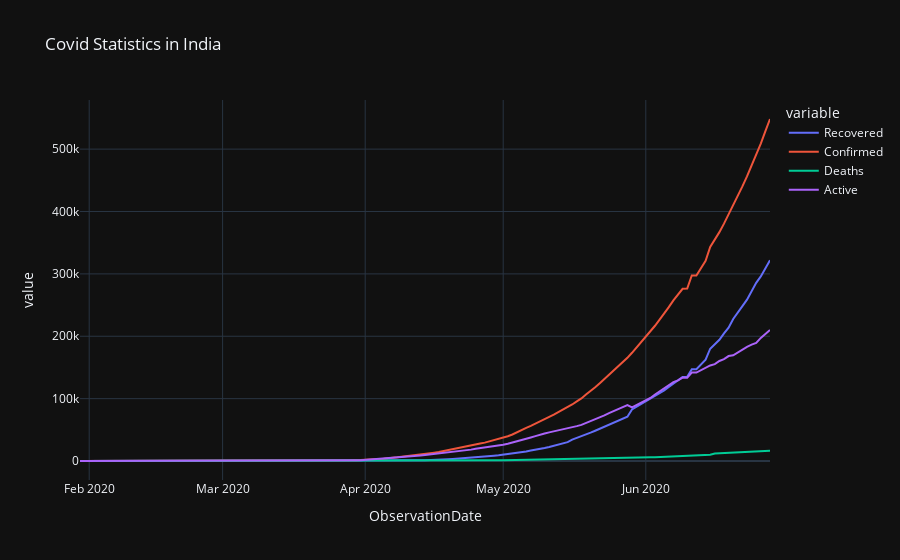

Here is the notebook cell this chart was saved with:
### Markdown cell above
# India

### Code cell
india_data = covid_data[covid_data["Country/Region"]=="India"].reset_index()
india_grouped_data = india_data.groupby("ObservationDate")['Recovered', 'Confirmed', 'Deaths','Active'].sum().reset_index()
fig_india = px.line(india_grouped_data,x="ObservationDate",y=['Recovered', 'Confirmed', 'Deaths','Active'],title="Covid Statistics in India")
fig_india.show()

### Figure 1 — Plotly figure (JSON) as saved in the notebook; plotly's stock layout.template omitted (floating-point values rounded to 4 significant figures; data arrays with more than 128 entries replaced by an {"elided": "..."} marker saying what was removed)
{"data": [{"hovertemplate": "variable=Recovered<br>ObservationDate=%{x}<br>value=%{y}<extra></extra>", "legendgroup": "Recovered", "line": {"color": "#636efa", "dash": "solid"}, "mode": "lines", "name": "Recovered", "orientation": "v", "showlegend": true, "type": "scatter", "x": {"elided": "151 str values"}, "xaxis": "x", "y": {"elided": "151 int values"}, "yaxis": "y"}, {"hovertemplate": "variable=Confirmed<br>ObservationDate=%{x}<br>value=%{y}<extra></extra>", "legendgroup": "Confirmed", "line": {"color": "#EF553B", "dash": "solid"}, "mode": "lines", "name": "Confirmed", "orientation": "v", "showlegend": true, "type": "scatter", "x": {"elided": "151 str values"}, "xaxis": "x", "y": {"elided": "151 int values"}, "yaxis": "y"}, {"hovertemplate": "variable=Deaths<br>ObservationDate=%{x}<br>value=%{y}<extra></extra>", "legendgroup": "Deaths", "line": {"color": "#00cc96", "dash": "solid"}, "mode": "lines", "name": "Deaths", "orientation": "v", "showlegend": true, "type": "scatter", "x": {"elided": "151 str values"}, "xaxis": "x", "y": {"elided": "151 int values"}, "yaxis": "y"}, {"hovertemplate": "variable=Active<br>ObservationDate=%{x}<br>value=%{y}<extra></extra>", "legendgroup": "Active", "line": {"color": "#ab63fa", "dash": "solid"}, "mode": "lines", "name": "Active", "orientation": "v", "showlegend": true, "type": "scatter", "x": {"elided": "151 str values"}, "xaxis": "x", "y": {"elided": "151 int values"}, "yaxis": "y"}], "layout": {"legend": {"title": {"text": "variable"}, "tracegroupgap": 0}, "title": {"text": "Covid Statistics in India"}, "xaxis": {"anchor": "y", "domain": [0, 1], "title": {"text": "ObservationDate"}}, "yaxis": {"anchor": "x", "domain": [0, 1], "title": {"text": "value"}}}}
